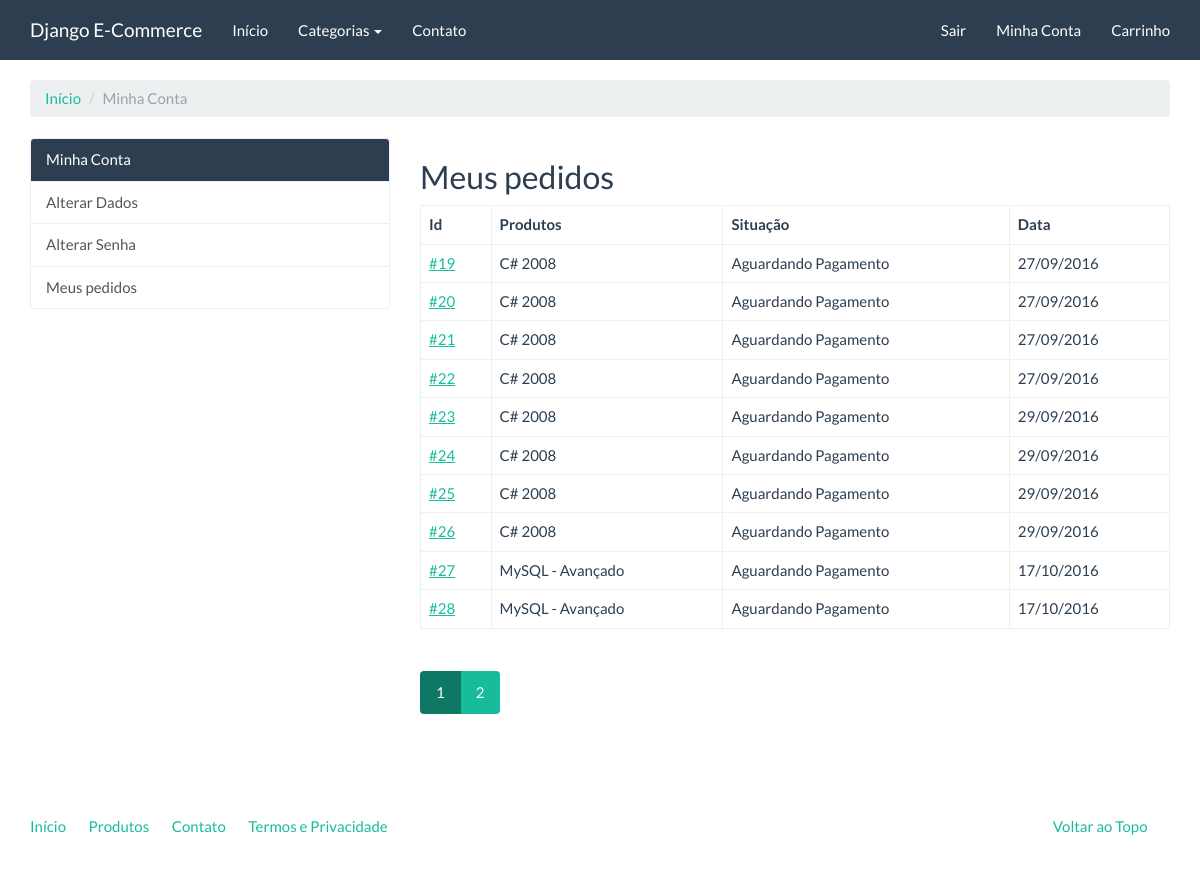
The app's page /compras/meus-pedidos/ (signed in), older data.
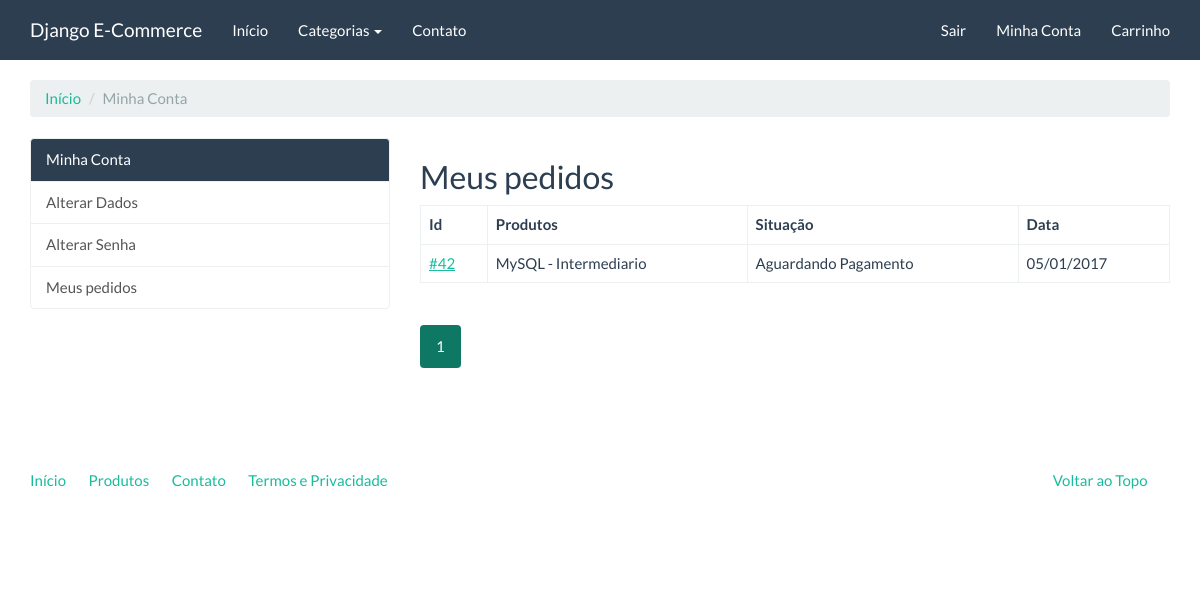
The same page, newer data.
### checkout/models.py (models this page shows, shortened)
class Order(models.Model):
    user = models.ForeignKey(settings.AUTH_USER_MODEL, verbose_name='Usuário')
    status = models.IntegerField('Situação', choices=STATUS_CHOICES, default=0, blank=True)
    payment_option = models.CharField('Opção de pagamento', choices=PAYMENT_OPTION_CHOICES,
                                      max_length=20, default='deposito')
    created = models.DateTimeField('Criado em', auto_now_add=True)
    modified = models.DateTimeField('Modificado em', auto_now=True)
    objects = OrderManager()
    class Meta:
        verbose_name = 'Pedido'
        verbose_name_plural = 'Pedidos'
    def products(self):
        products_ids = self.items.values_list('product')
        return Product.objects.filter(pk__in=products_ids)

### catalog/models.py (models this page shows, shortened)
class Product(models.Model):
    name = models.CharField('Nome', max_length=100)
    slug = models.SlugField('Identificador', max_length=100)
    category = models.ForeignKey('catalog.Category', verbose_name='Categoria')
    description = models.TextField('Descrição', blank=True)
    price = models.DecimalField('Preço', decimal_places=2, max_digits=8)
    created = models.DateField('Criado em', auto_now_add=True)
    modified = models.DateField('Modificado em', auto_now=True)
    image = models.ImageField('Imagem', upload_to='products', blank=True, null=True)
    class Meta:
        verbose_name = 'Produto'
        verbose_name_plural = 'Produtos'
        ordering = ['name']

### checkout/views.py (the view)
class OrderListView(LoginRequiredMixin, ListView):
    template_name = 'checkout/order_list.html'
    paginate_by = 10
    def get_queryset(self):
        return Order.objects.filter(user=self.request.user)

### catalog/context_processors.py (called while the page is built)
def categories(request):
    return {
        'categories': Category.objects.all()
    }

### catalog/models.py (called while the page is built)
    def get_absolute_url(self):
        return reverse('catalog:category', kwargs={'slug': self.slug})

### core/templatetags/pagination.py (called while the page is built)
@register.inclusion_tag('pagination.html')
def pagination(request, paginator, page_obj):
    context = {}
    context['paginator'] = paginator
    context['request'] = request
    context['page_obj'] = page_obj
    getvars = request.GET.copy()
    if 'page' in getvars:
        del getvars['page']
    if len(getvars) > 0:
        context['getvars'] = '&{0}'.format(getvars.urlencode())
    else:
        context['getvars'] = ''
    return context

### checkout/templates/checkout/order_list.html (shortened to what this page needs)
{% extends "accounts/index.html" %}
{% load pagination %}
{% block accounts_container %}
    <h2>Meus pedidos</h2>
    <table class="table table-bordered">
        <thead>
            <tr>
                <th>Id</th>
                <th>Produtos</th>
                <th>Situação</th>
                <th>Data</th>
            </tr>
        </thead>
        <tbody>
            {% for order in order_list %}
                <tr>
                    <td>
                        <a href="{% url 'checkout:order_detail' order.pk %}">#{{ order.pk }}</a>
                    </td>
                    <td>
                        {% for product in order.products %}
                            {{ product.name }}{% if not forloop.last %} <br/> {% endif %}
                        {% endfor %}
                    </td>
                    <td>
                        {{ order.get_status_display }}
                    </td>
                    <td>
                        {{ order.created|date:"d/m/Y" }}
                    </td>
                </tr>
            {% endfor %}
        </tbody>
    </table>
    {% pagination request paginator page_obj %}
{% endblock %}

### accounts/templates/accounts/index.html (shortened to what this page needs)
{% extends "base.html" %}
{% block container %}
    <ol class="breadcrumb">
        <li><a href="#">Início</a></li>
        <li class="active">Minha Conta</li>
    </ol>
    <div class="row">
        <div class="col-md-4">
            <div class="list-group">
                <a href="{% url 'accounts:index' %}" class="list-group-item active">Minha Conta</a>
                <a href="{% url 'accounts:update_user' %}" class="list-group-item">Alterar Dados</a>
                <a href="{% url 'accounts:update_password' %}" class="list-group-item">Alterar Senha</a>
                <a href="{% url 'checkout:order_list' %}" class="list-group-item">Meus pedidos</a>
            </div>
        </div>
        <div class="col-md-8">
            {% block accounts_container %}{% endblock %}
        </div>
    </div>
{% endblock %}

### core/templates/base.html (shortened to what this page needs)
<!DOCTYPE html>
{% load static %}
<html lang="pt-br">
<head>
    <link rel="stylesheet" href="{% static 'assets/bootstrap.min.css' %}" media="screen" />
    <link rel="stylesheet" href="{% static 'assets/custom.min.css' %}" media="screen" />
    <link rel="stylesheet" href="{% static 'assets/extra.css' %}" media="screen" />
</head>
<body>
    <div class="navbar navbar-default navbar-fixed-top">
      <div class="container">
        <div class="navbar-header">
          <a href="{% url 'index' %}" class="navbar-brand">Django E-Commerce</a>
        </div>
        <div class="navbar-collapse collapse" id="navbar-main">
          <ul class="nav navbar-nav">
            <li>
              <a href="{% url 'index' %}">Início</a>
            </li>
            <li class="dropdown">
              <a class="dropdown-toggle" data-toggle="dropdown" href="{% url 'catalog:product_list' %}" id="download">Categorias <span class="caret"></span></a>
            </li>
            <li>
                <a href="{% url 'contact' %}">Contato</a>
            </li>
          </ul>
          <ul class="nav navbar-nav navbar-right">
            {% if user.is_authenticated %}
              <li><a href="{% url 'logout' %}">Sair</a></li>
              <li><a href="{% url 'accounts:index' %}">Minha Conta</a></li>
            {% else %}
              <li><a href="{% url 'login' %}">Entrar</a></li>
              <li><a href="{% url 'accounts:register' %}">Cadastro</a></li>
            {% endif %}
            <li><a href="{% url 'checkout:cart_item' %}">Carrinho</a></li>
          </ul>
        </div>
      </div>
    </div>
    <div class="container margin-top">
        {% block container %} {% endblock %}
        <footer>
            <div class="row">
              <div class="col-lg-12">
                <ul class="list-unstyled">
                  <li class="pull-right"><a href="#top">Voltar ao Topo</a></li>
                  <li><a href="{% url 'index' %}">Início</a></li>
                  <li><a href="{% url 'catalog:product_list' %}">Produtos</a></li>
                  <li><a href="{% url 'contact' %}">Contato</a></li>
                  <li><a href="">Termos e Privacidade</a></li>
                </ul>
              </div>
            </div>
        </footer>
    </div>
</body>
</html>

### core/templates/pagination.html
<div class="row">
    <div class="col-md-12">
        <nav>
            <ul class="pagination">
                {% for page in paginator.page_range %}
                    <li {% if page_obj.number == page %} class="active"{% endif %}>
                        <a href="?page={{ page }}{{ getvars}}">{{ page }}</a>
                    </li>
                {% endfor %}
            </ul>
        </nav>
    </div>
</div>

### core/static/assets/extra.css (style rules this page uses)
.margin-top { margin-top: 2em; }

Row changes from the older to the newer data that the page shows:
removed Order: pk "19", status "Aguardando Pagamento", created "27/09/2016"
no longer on this page (row unchanged): Product: name "C# 2008"
removed Order: pk "20", status "Aguardando Pagamento", created "27/09/2016"
removed Order: pk "21", status "Aguardando Pagamento", created "27/09/2016"
removed Order: pk "22", status "Aguardando Pagamento", created "27/09/2016"
removed Order: pk "23", status "Aguardando Pagamento", created "29/09/2016"
removed Order: pk "24", status "Aguardando Pagamento", created "29/09/2016"
removed Order: pk "25", status "Aguardando Pagamento", created "29/09/2016"
removed Order: pk "26", status "Aguardando Pagamento", created "29/09/2016"
removed Order: pk "27", status "Aguardando Pagamento", created "17/10/2016"
no longer on this page (row unchanged): Product: name "MySQL - Avançado"
removed Order: pk "28", status "Aguardando Pagamento", created "17/10/2016"
added Order: pk "42", status "Aguardando Pagamento", created "05/01/2017"
now on this page (row unchanged): Product: name "MySQL - Intermediario", shown under "42"
Text that changed along with them:
list line gone: "2"
